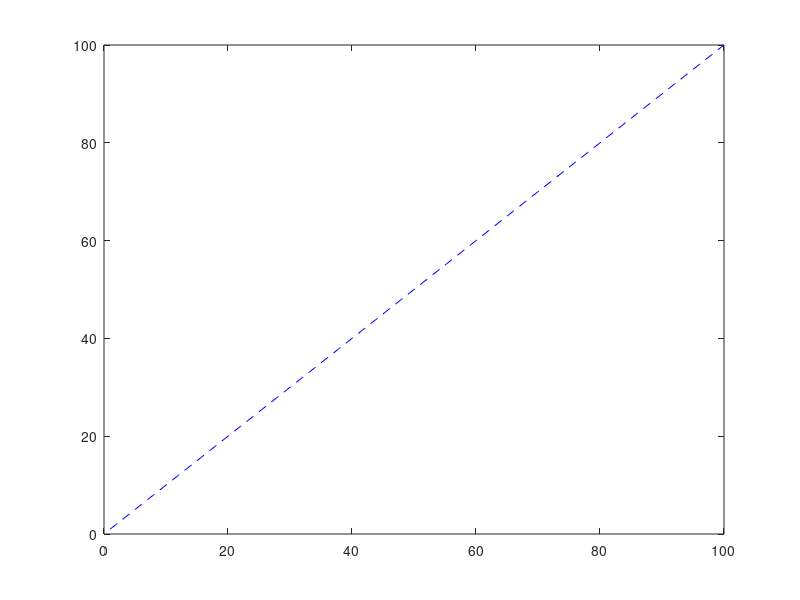

Write the MATLAB code that produced this figure.
%% One Line
%
% Plot five lines; there should be 5 XData and YData
function [passed, msg] = test()
    f = figure;
    ax = axes(f);
    plot(ax, 1:100, 1:100, 'b--');
    try
        P = Plot(ax);
    catch e
        passed = false;
        msg = sprintf('Expected success; got %s - "%s"', e.identifier, ...
            e.message);
        return;
    end
    if numel(P.XData) ~= 1
        passed = false;
        msg = sprintf('Expected 1 data; got %d', numel(P.XData));
        return;
    else
        passed = true;
        msg = 'Successfully created plot';
        return;
    end